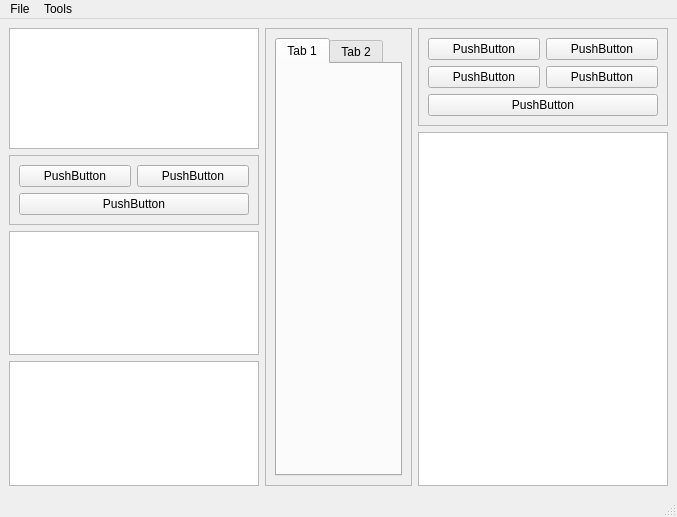
<?xml version="1.0" encoding="UTF-8"?>
<ui version="4.0">
 <class>MainWindow</class>
 <widget class="QMainWindow" name="MainWindow">
  <property name="geometry">
   <rect>
    <x>0</x>
    <y>0</y>
    <width>677</width>
    <height>517</height>
   </rect>
  </property>
  <property name="windowTitle">
   <string>MainWindow</string>
  </property>
  <widget class="QWidget" name="centralwidget">
   <layout class="QHBoxLayout" name="horizontalLayout">
    <item>
     <layout class="QVBoxLayout" name="verticalLayout_2">
      <item>
       <widget class="QGraphicsView" name="title_box">
        <property name="enabled">
         <bool>true</bool>
        </property>
        <property name="maximumSize">
         <size>
          <width>16777215</width>
          <height>188</height>
         </size>
        </property>
       </widget>
      </item>
      <item>
       <widget class="QFrame" name="image_button_box">
        <property name="frameShape">
         <enum>QFrame::StyledPanel</enum>
        </property>
        <property name="frameShadow">
         <enum>QFrame::Raised</enum>
        </property>
        <layout class="QGridLayout" name="gridLayout_4">
         <item row="1" column="0">
          <widget class="QPushButton" name="open_images_button">
           <property name="text">
            <string>PushButton</string>
           </property>
          </widget>
         </item>
         <item row="1" column="1">
          <widget class="QPushButton" name="close_images_button">
           <property name="text">
            <string>PushButton</string>
           </property>
          </widget>
         </item>
         <item row="2" column="0" colspan="2">
          <widget class="QPushButton" name="display_item_button">
           <property name="text">
            <string>PushButton</string>
           </property>
          </widget>
         </item>
        </layout>
       </widget>
      </item>
      <item>
       <widget class="QTreeView" name="image_tree"/>
      </item>
      <item>
       <widget class="QPlainTextEdit" name="message_board">
        <property name="undoRedoEnabled">
         <bool>false</bool>
        </property>
        <property name="readOnly">
         <bool>false</bool>
        </property>
       </widget>
      </item>
     </layout>
    </item>
    <item>
     <layout class="QVBoxLayout" name="verticalLayout_3">
      <item>
       <widget class="QFrame" name="frame_3">
        <property name="frameShape">
         <enum>QFrame::StyledPanel</enum>
        </property>
        <property name="frameShadow">
         <enum>QFrame::Raised</enum>
        </property>
        <layout class="QGridLayout" name="gridLayout_2">
         <item row="0" column="0" colspan="2">
          <widget class="QTabWidget" name="image_viewer">
           <property name="currentIndex">
            <number>0</number>
           </property>
           <widget class="QWidget" name="tab">
            <attribute name="title">
             <string>Tab 1</string>
            </attribute>
           </widget>
           <widget class="QWidget" name="tab_2">
            <attribute name="title">
             <string>Tab 2</string>
            </attribute>
           </widget>
          </widget>
         </item>
        </layout>
       </widget>
      </item>
     </layout>
    </item>
    <item>
     <layout class="QVBoxLayout" name="workflow_layout">
      <item>
       <widget class="QFrame" name="workflow_button_box">
        <property name="frameShape">
         <enum>QFrame::StyledPanel</enum>
        </property>
        <property name="frameShadow">
         <enum>QFrame::Raised</enum>
        </property>
        <layout class="QGridLayout" name="gridLayout_3">
         <item row="2" column="1">
          <widget class="QPushButton" name="apply_workflow_button">
           <property name="text">
            <string>PushButton</string>
           </property>
          </widget>
         </item>
         <item row="1" column="0">
          <widget class="QPushButton" name="add_op_button">
           <property name="text">
            <string>PushButton</string>
           </property>
          </widget>
         </item>
         <item row="1" column="1">
          <widget class="QPushButton" name="edit_op_button">
           <property name="text">
            <string>PushButton</string>
           </property>
          </widget>
         </item>
         <item row="2" column="0">
          <widget class="QPushButton" name="rm_op_button">
           <property name="text">
            <string>PushButton</string>
           </property>
          </widget>
         </item>
         <item row="3" column="0" colspan="2">
          <widget class="QPushButton" name="display_workflowitem_button">
           <property name="text">
            <string>PushButton</string>
           </property>
          </widget>
         </item>
        </layout>
       </widget>
      </item>
      <item>
       <widget class="QTreeView" name="workflow_tree"/>
      </item>
     </layout>
    </item>
   </layout>
   <zorder>apply_workflow_button</zorder>
   <zorder>image_tree</zorder>
   <zorder>image_button_box</zorder>
   <zorder>workflow_button_box</zorder>
   <zorder>add_op_button</zorder>
   <zorder>rm_op_button</zorder>
   <zorder>display_workflowitem_button</zorder>
  </widget>
  <widget class="QMenuBar" name="menubar">
   <property name="geometry">
    <rect>
     <x>0</x>
     <y>0</y>
     <width>677</width>
     <height>25</height>
    </rect>
   </property>
   <widget class="QMenu" name="menuTools">
    <property name="title">
     <string>Tools</string>
    </property>
    <addaction name="actionCalibrate"/>
   </widget>
   <widget class="QMenu" name="menuFile">
    <property name="title">
     <string>File</string>
    </property>
    <addaction name="actionOpen"/>
    <addaction name="actionSave_Project"/>
    <addaction name="separator"/>
    <addaction name="actionExit"/>
   </widget>
   <addaction name="menuFile"/>
   <addaction name="menuTools"/>
  </widget>
  <widget class="QStatusBar" name="statusbar"/>
  <action name="actionCalibrate">
   <property name="text">
    <string>HDF5 Builder</string>
   </property>
  </action>
  <action name="actionOpen">
   <property name="text">
    <string>Open Project</string>
   </property>
  </action>
  <action name="actionExit">
   <property name="text">
    <string>Exit</string>
   </property>
  </action>
  <action name="actionSave_Project">
   <property name="text">
    <string>Save Project</string>
   </property>
  </action>
  <action name="actionImage_1">
   <property name="text">
    <string>Image 1</string>
   </property>
  </action>
 </widget>
 <resources/>
 <connections/>
</ui>
